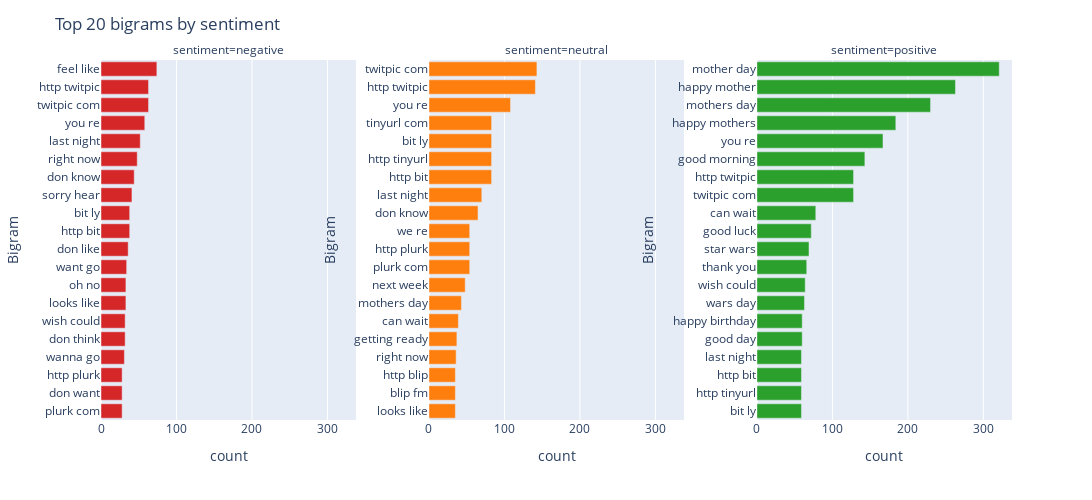

Notebook code for this chart:
### Code cell
rows = []
for label in sorted(train_df["sentiment"].unique()):
    mask = (train_df["sentiment"] == label).to_numpy()
    class_counts = np.asarray(x_train_WoB[mask].sum(axis=0)).flatten()

    top20 = top_terms(class_counts, vocab_WoB, n=20, ngram=2, asc=False)
    top20["sentiment"] = label
    rows.append(top20)

plot_df = pd.concat(rows, ignore_index=True)

fig = px.bar(
    plot_df,
    x="count",
    y="term",
    facet_col="sentiment",
    color="sentiment",
    orientation="h",
    height=500,
    width=1200,
    facet_col_spacing=0.08,
    color_discrete_map=color_map
)

fig.update_yaxes(categoryorder="total ascending", showticklabels=True, matches=None)
fig.for_each_yaxis(lambda ax: ax.update(title_text="Bigram"))
fig.update_layout(title="Top 20 bigrams by sentiment", showlegend=False)
fig.show()

### Figure 1 — Plotly figure (JSON) as saved in the notebook; plotly's stock layout.template omitted (floating-point values rounded to 4 significant figures)
{"data": [{"hovertemplate": "sentiment=negative<br>count=%{x}<br>term=%{y}<extra></extra>", "legendgroup": "negative", "marker": {"color": "#d62728", "pattern": {"shape": ""}}, "name": "negative", "orientation": "h", "showlegend": true, "textposition": "auto", "type": "bar", "x": [74, 63, 63, 58, 52, 48, 44, 41, 38, 38, 36, 34, 33, 33, 32, 32, 31, 28, 28, 28], "xaxis": "x", "y": ["feel like", "twitpic com", "http twitpic", "you re", "last night", "right now", "don know", "sorry hear", "http bit", "bit ly", "don like", "want go", "looks like", "oh no", "don think", "wish could", "wanna go", "plurk com", "don want", "http plurk"], "yaxis": "y"}, {"hovertemplate": "sentiment=neutral<br>count=%{x}<br>term=%{y}<extra></extra>", "legendgroup": "neutral", "marker": {"color": "#ff7f0e", "pattern": {"shape": ""}}, "name": "neutral", "orientation": "h", "showlegend": true, "textposition": "auto", "type": "bar", "x": [143, 141, 108, 83, 83, 83, 83, 70, 65, 54, 54, 54, 48, 43, 39, 37, 36, 35, 35, 35], "xaxis": "x2", "y": ["twitpic com", "http twitpic", "you re", "http bit", "http tinyurl", "bit ly", "tinyurl com", "last night", "don know", "plurk com", "http plurk", "we re", "next week", "mothers day", "can wait", "getting ready", "right now", "looks like", "blip fm", "http blip"], "yaxis": "y2"}, {"hovertemplate": "sentiment=positive<br>count=%{x}<br>term=%{y}<extra></extra>", "legendgroup": "positive", "marker": {"color": "#2ca02c", "pattern": {"shape": ""}}, "name": "positive", "orientation": "h", "showlegend": true, "textposition": "auto", "type": "bar", "x": [321, 263, 230, 184, 167, 143, 128, 128, 78, 72, 69, 66, 64, 63, 60, 60, 59, 59, 59, 59], "xaxis": "x3", "y": ["mother day", "happy mother", "mothers day", "happy mothers", "you re", "good morning", "twitpic com", "http twitpic", "can wait", "good luck", "star wars", "thank you", "wish could", "wars day", "good day", "happy birthday", "bit ly", "http tinyurl", "http bit", "last night"], "yaxis": "y3"}], "layout": {"annotations": [{"font": {}, "showarrow": false, "text": "sentiment=negative", "x": 0.14, "xanchor": "center", "xref": "paper", "y": 1, "yanchor": "bottom", "yref": "paper"}, {"font": {}, "showarrow": false, "text": "sentiment=neutral", "x": 0.5, "xanchor": "center", "xref": "paper", "y": 1, "yanchor": "bottom", "yref": "paper"}, {"font": {}, "showarrow": false, "text": "sentiment=positive", "x": 0.86, "xanchor": "center", "xref": "paper", "y": 1, "yanchor": "bottom", "yref": "paper"}], "barmode": "relative", "height": 500, "legend": {"title": {"text": "sentiment"}, "tracegroupgap": 0}, "margin": {"t": 60}, "showlegend": false, "title": {"text": "Top 20 bigrams by sentiment"}, "width": 1200, "xaxis": {"anchor": "y", "domain": [0, 0.28], "title": {"text": "count"}}, "xaxis2": {"anchor": "y2", "domain": [0.36, 0.64], "matches": "x", "title": {"text": "count"}}, "xaxis3": {"anchor": "y3", "domain": [0.72, 1], "matches": "x", "title": {"text": "count"}}, "yaxis": {"anchor": "x", "categoryorder": "total ascending", "domain": [0, 1], "showticklabels": true, "title": {"text": "Bigram"}}, "yaxis2": {"anchor": "x2", "categoryorder": "total ascending", "domain": [0, 1], "showticklabels": true, "title": {"text": "Bigram"}}, "yaxis3": {"anchor": "x3", "categoryorder": "total ascending", "domain": [0, 1], "showticklabels": true, "title": {"text": "Bigram"}}}}
